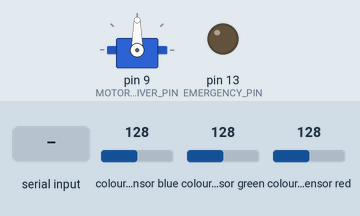
A sketch run on a simulated Arduino Mega 2560, built with avr-gcc and run on an emulated ATmega2560. On the bench: servo, output pins drawn as LEDs (lit = HIGH). Wiring (inferred from the names in the program): TCS3200 colour sensor: output pin 8; S2 pin 7; S3 pin 6; S0 pin 4; S1 pin 5. Inputs (shaded band) come from the test bench; at power-on: colour sensor blue 128, colour sensor green 128, colour sensor red 128. Pins used as bus, display or sensor lines are not drawn; what the sketch prints to the serial monitor is not drawn.

Above: at 1.2 s.
1.3 s: "<m>" received over the second serial link
At 1.8 s:
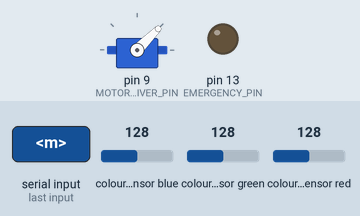
2.8 s: "g" received over the second serial link
At 3.4 s:
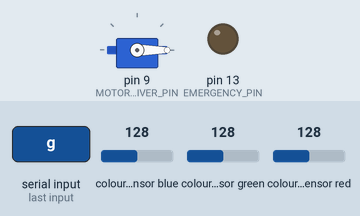
7.3 s: "<c>" received over the second serial link
At 8.0 s:
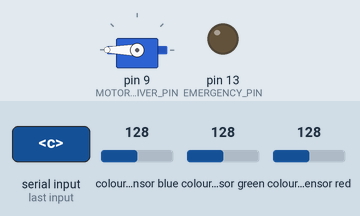
Timing chart, 0 to 10.3 s (numbered marks = the images above; inputs shaded):
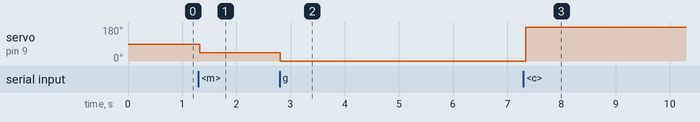

The sketch:

Main.ino
```cpp
/*
  State Machine, Motors & Sensors - Arduino MEGA (Train 2)
  Team: T1_C3
  Members: Afroja Rowson Akter, Nicholas Drummond, Safal Maharjan, Jayakrithi Shivakumar & Nathan Lecompte
*/

#define DEBUG 1
#define ENABLE_SENSORS 1
#define ENABLE_MOTORS 1
#define ENABLE_COMMS 1

#define MAX_COMMANDS 100
#define BAUD_RATE 9600

#define BT_RX_PIN 17
#define BT_TX_PIN 16

#define MOTOR_DOOR_PIN 8
#define MOTOR_DRIVER_PIN 9
#define MOTOR_DRIVER_MIN 1200
#define MOTOR_DRIVER_MAX 1800
#define ENCODER_PIN_A 2
#define ENCODER_PIN_B 3
#define EMERGENCY_PIN 13

#define RGB_COLOROUT 8
#define RGB_S0 4
#define RGB_S1 5
#define RGB_S2 7
#define RGB_S3 6

class State {
  public:
    /*
      Status codes; values include:
        0 = Stopped at station state
        1 = Moving state
        2 = Emergency stopped state
        3 = Unrecognised command error
    */
    int trainStatus = 0;

    /*
      Direction of train; values include:
        0 = Forwards
        1 = Backwards
    */
    int trainDirection = 0;

    /*
      State of train speed; values include:
        0 = No movement (stopped)
        1 = Slow speed
        2 = Normal speed
    */
    int trainSpeedState = 0;

    /*
      Actual speed of train in RPM
    */
    float trainSpeed = 0;

    /*
      Queue of commands received from Sensors or Comms
    */
    char commandQueue[MAX_COMMANDS];
    int commandQueueBack = -1;
    int commandQueueFront = 0;
    int commandQueueCount = 0;

    /*
      Add command to commandQueue
    */
    void enqueueCommand(char command) {
      if (commandQueueCount != MAX_COMMANDS) {
        if (commandQueueBack == MAX_COMMANDS - 1) {
          commandQueueBack = -1;
        }
        commandQueue[++commandQueueBack] = command;
        commandQueueCount++;
      }
    }

    /*
      Remove oldest command from commandQueue
    */
    char dequeueCommand() {
      char command = commandQueue[commandQueueFront++];
      if (commandQueueFront == MAX_COMMANDS) {
        commandQueueFront = 0;
      }
      commandQueueCount--;
      return command;
    }

};
State state;

#if ENABLE_COMMS
  /*
    Bluetooth Module: HM-10
  */
  class Comms {
    public:

      /*
        Send data over Comms link; data is sent in this format:
          < status code (0-9) : data type (a = acceleration, d = direction) _ data >
      */
      void sendData(char type, char data) {
        char message[10];
        snprintf(message, sizeof(message), "<%s:%s_%s>", ::state.trainStatus, type, data);
        Serial2.write(message);
      }

      /*
        Handle received command over Comms link; commands recognised include:
          x = Emergency stop
          m = Start train
          s = Stop train
          c = Change train direction
      */
      char receivedCommand() {
        char response;
        char command = 'n';
        while (Serial2.available()) {
          response = Serial2.read();
          if (response != '<' && response != '>') {
            command = response;
          }
          if (response == '>') {
            break;
          }
        }
        return command;
      }
  };
  Comms comms;
#endif

#if ENABLE_MOTORS
  #include <Servo.h>

  /*
    Motor Driver: REV Robotics SPARK Motor Controller
    Motor: NeveRest Classic 60 Gearmotor
  */
  class Motors {
    public:

      /*
        DC motor which controls train movement
      */
      Servo trainMotor;

      /*
        Set train into provided speed setting:
          0 = No movement (stopped)
          1 = Slow speed
          2 = Normal speed
      */
      void setTrainSpeedState(int state) {
        switch (state) {
          case 0:
            trainMotor.writeMicroseconds(1500);
            #if DEBUG
              Serial.println(" - SET TRAIN SPEED: Stop");
            #endif
            break;

          case 1:
            trainMotor.writeMicroseconds(::state.trainDirection
              ? (1500 + ((MOTOR_DRIVER_MAX - 1500) / 2))
              : (MOTOR_DRIVER_MIN + ((1500 - MOTOR_DRIVER_MIN) / 2)));
            #if DEBUG
              Serial.println(" - SET TRAIN SPEED: Slow");
            #endif
            break;

          case 2:
            trainMotor.writeMicroseconds(::state.trainDirection
              ? MOTOR_DRIVER_MAX
              : MOTOR_DRIVER_MIN);
            #if DEBUG
              Serial.println(" - SET TRAIN SPEED: Normal");
            #endif
            break;
        }
        ::state.trainSpeedState = state;
      }

      /*
        Trigger relay to emergency stop
      */
      void emergencyStop() {
        digitalWrite(EMERGENCY_PIN, HIGH);
      }
  };
  Motors motors;
#endif

#if ENABLE_SENSORS
  /*
    RGB Sensor: XC3708
    Accelerometer Sensor: MPU6050
  */
  class Sensors {
    public:

      /*
        Amount of color detected from sensed object by RGB/Color sensor
      */
      typedef struct Color {
        int red;
        int green;
        int blue;
      } Color;
      Color color;

      /*
        Determine which color is detected by RGB/Color sensor; returns:
          r = Red
          g = Green
          b = Blue
          y = Yellow
          n = None
      */
      char detectedColor() {
        // Detect RED
        digitalWrite(RGB_S2, LOW);
        digitalWrite(RGB_S3, LOW);
        color.red = pulseIn(RGB_COLOROUT, LOW);

        // Detect GREEN
        digitalWrite(RGB_S2, HIGH);
        digitalWrite(RGB_S3, HIGH);
        color.green = pulseIn(RGB_COLOROUT, LOW);

        // Detect BLUE
        digitalWrite(RGB_S2, LOW);
        digitalWrite(RGB_S3, HIGH);
        color.blue = pulseIn(RGB_COLOROUT, LOW);

        #if DEBUG
          char colorValues[128];
          snprintf(colorValues, sizeof(colorValues), "--- Detected colors: rgb(%i, %i, %i)", color.red, color.green, color.blue);
          Serial.println(colorValues);
        #endif

        // Determine which color is most likely detected
        if (color.red > 12 && color.red < 30 && color.green > 40 && color.green < 70 && color.blue > 33 && color.blue < 70) {
          return 'r'; // Red
        } else if (color.red > 50 && color.red < 95 && color.green > 35 && color.green < 70 && color.blue > 45 && color.blue < 85) {
          return 'g'; // Green
        } else if (color.red > 65 && color.red < 125 && color.green > 65 && color.green < 115 && color.blue > 32 && color.blue < 65) {
          return 'b'; // Blue
        } else if (color.red > 10 && color.red < 20 && color.green > 10 && color.green < 25 && color.blue > 20 && color.blue < 38) {
          return 'y'; // Yellow
        }

        return 'n'; // None
      }

      /*
        Determine whether movement is detected via the Accelerometer; returns:
          0 = No movement
          1 = Movement
      */
      int detectedMovement() {
        // TODO: Write movement detection function
      }
  };
  Sensors sensors;
#endif

void setup() {
  Serial.begin(BAUD_RATE);
  Serial.println("Welcome to ENGG-METRO!");

  #if ENABLE_COMMS
    // Init Bluetooth Comms link
    Serial2.begin(BAUD_RATE);
  #endif

  #if ENABLE_SENSORS
    // Init RGB Sensors
    pinMode(RGB_S0, OUTPUT);
    pinMode(RGB_S1, OUTPUT);
    pinMode(RGB_S2, OUTPUT);
    pinMode(RGB_S3, OUTPUT);
    digitalWrite(RGB_S0, HIGH);
    digitalWrite(RGB_S1, HIGH);
    pinMode(RGB_COLOROUT, INPUT);
  #endif

  #if ENABLE_MOTORS
    // Init relay for emergency break
    pinMode(EMERGENCY_PIN, OUTPUT);
    // Init DC Motor for drive
    pinMode(MOTOR_DRIVER_PIN, OUTPUT);
    motors.trainMotor.attach(MOTOR_DRIVER_PIN, MOTOR_DRIVER_MIN, MOTOR_DRIVER_MAX);
  #endif

  #if DEBUG
    Serial.println(" - Entered DEBUG mode");
  #endif
}

void loop() {
  #if ENABLE_SENSORS
    char sensorsCommand = sensors.detectedColor();
    if (sensorsCommand != 'n') {
      state.enqueueCommand(sensorsCommand);
    }
  #endif

  #if ENABLE_COMMS
    char commsCommand = comms.receivedCommand();
    if (commsCommand != 'n') {
      state.enqueueCommand(commsCommand);
    }
  #endif

  if (state.commandQueueCount != 0) {
    char command = state.dequeueCommand();
    switch (command) {
      // Sensors & Comms: Stop train (such as at station)
      case 'r':
      case 's':
        #if ENABLE_MOTORS
          motors.setTrainSpeedState(0);
        #endif
        #if DEBUG
          Serial.println(" - COMMAND: Stop train at station");
        #endif
        break;

      // Sensors: Speed up or slow down
      case 'g':
        #if ENABLE_MOTORS
          if (state.trainSpeedState == 2) {
            motors.setTrainSpeedState(1);
          } else if(state.trainSpeedState == 1) {
            motors.setTrainSpeedState(2);
          }
        #endif
        #if DEBUG
          Serial.println(" - COMMAND: Slow down or speed up");
        #endif
        break;

      // Sensors & Comms: Emergency stop
      case 'b':
      case 'x':
        #if ENABLE_MOTORS
          motors.setTrainSpeedState(0);
        #endif
        #if DEBUG
          Serial.println(" - COMMAND: Emergency stop");
        #endif
        break;

      // Sensors & Comms: Change train direction
      case 'y':
      case 'c':
        #if ENABLE_MOTORS
          state.trainDirection = !state.trainDirection;
          motors.setTrainSpeedState(state.trainSpeedState);
          comms.sendData('d', state.trainDirection);
        #endif
        #if DEBUG
          Serial.println(" - COMMAND: Change train direction");
        #endif
        break;

      // Comms: Start/Move train
      case 'm':
        #if ENABLE_MOTORS
          motors.setTrainSpeedState(1);
          // Disable emergency stop break
          digitalWrite(EMERGENCY_PIN, LOW);
        #endif
        #if DEBUG
          Serial.println(" - COMMAND: Start/Move train");
        #endif
        break;
    }
  }
}
```

Measured:
- after the input at 1.3 s, servo on pin 9 (MOTOR_DRIVER_PIN): 90° → 45° at once
- after the input at 2.8 s, servo on pin 9 (MOTOR_DRIVER_PIN): 45° → 0° at once
- after the input at 7.3 s, servo on pin 9 (MOTOR_DRIVER_PIN): 0° → 180° at once
